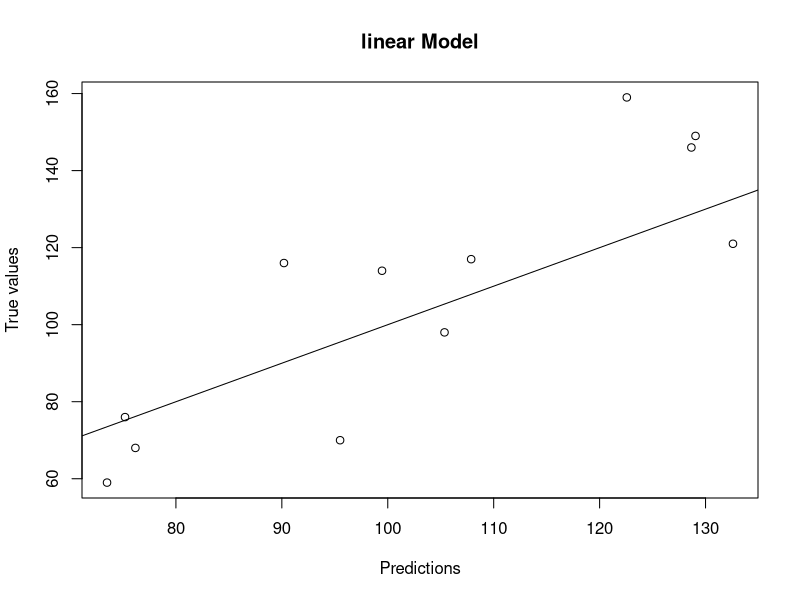

Generate this figure with R:
#on lit les données
ozoneTrain <- read.table("ozoneTrain.txt", header=TRUE)

#n produit une régression multiple 
#sur toutes les variables
reg.mult <- lm(maxO3 ~ . , data=ozoneTrain)

#le coeffcient multiple R-square ets supérieur
#a celui trouvé dnas le model dee regression
#simple. Le modele semble donc plus précis.

#la prediction pour la regression se fait avec predict#on charge notre 
#jeu de données, ou on va vouloir préduire
ozoneTest <- read.table("ozoneTest.txt", header=TRUE)
#on tente la prédiction 
reg.pred <- predict(reg.mult, ozoneTest)

#on va afficher les vraies valeurs a coté de celles prédites pour voir
# le resulats si notre modèle marche bien sur un autre jeu de données
plot(reg.pred,ozoneTest[,"maxO3"],main="linear Model", 
xlab="Predictions",ylab="True values")
abline(0,1)

#on compare nos valeur avec celle du prédicteur qui quelquesoit l'entrée
#renvoie le mean de la colonne
#si cette valeur est proche de zéro , alors notre model ets bon
nmse.reg.m <- (nmse.reg <- mean((reg.pred - ozoneTest[,"maxO3"])^2)/
mean((mean(ozoneTest[,"maxO3"])-ozoneTest[,"maxO3"])^2))
#il faut aussi prendre en compte la taille du modele, 
#un coeff nmse plus faible est mieux, mais un modele qui contient 
#moins de variable est plus efficace, car sa taille est meilleure.

#si on a des variables dont les probabilité (4° col du summary de la
# regression) inférieure a 5 %, alors on peux les exclure , mais si les 
#var on presuqe toutes au deussus alors  on ne peut rejeter le fait qu'
#elles peuvent être 0 dnas la cas général.

#il ets aussi possible d echoisir dna sl alm , les parametre à prendre
# en compte, par exmple , on êut spécifier la formule avec 
# lm( formula =  Y ~ A+B+C+D+...+J, data = DATAS)

#la fonction step permet de lancer une heuristique qui va peut etre 
#trouver le variables pertinentes pour la régression. 

#ne pas oublie que dans le summary de la regression
#si le F-statistic ets inférieur au p-value
#alors il n'existe pas d eregression linearie entre les valeurs
#utilisées pour générer le modèle et la variable que l'on essaie
#de prédire

#la valuer du multiple R-suquared doit etre le plus proche possible de &
#pour montrer que le modèele est pertinent.
#de plus si il 'ets inférieur a 30% , la relatino entre variable
#que nous testons est souvent peu pertinente

